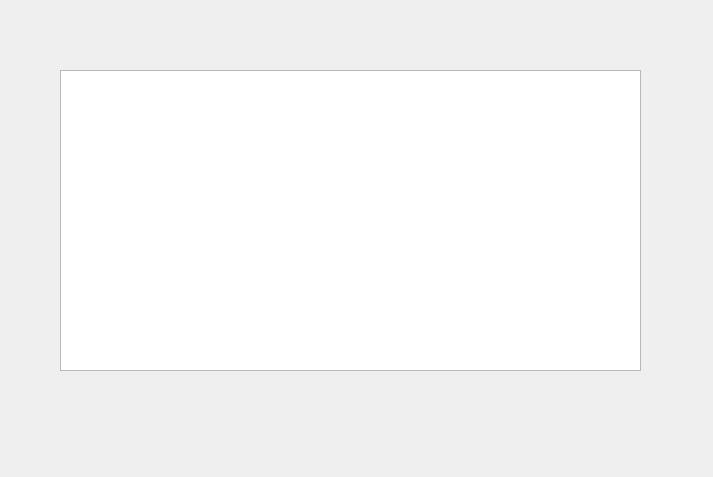
<?xml version="1.0" encoding="UTF-8"?>
<ui version="4.0">
 <class>Salary_demo</class>
 <widget class="QDialog" name="Salary_demo">
  <property name="geometry">
   <rect>
    <x>0</x>
    <y>0</y>
    <width>713</width>
    <height>477</height>
   </rect>
  </property>
  <property name="windowTitle">
   <string>Dialog</string>
  </property>
  <widget class="QTableWidget" name="demo">
   <property name="geometry">
    <rect>
     <x>60</x>
     <y>70</y>
     <width>581</width>
     <height>301</height>
    </rect>
   </property>
  </widget>
 </widget>
 <resources/>
 <connections/>
</ui>
